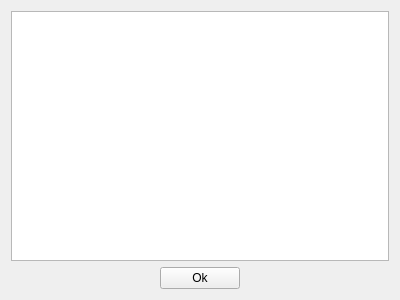
<?xml version="1.0" encoding="UTF-8"?>
<ui version="4.0">
 <class>CommentsWindow</class>
 <widget class="QWidget" name="CommentsWindow">
  <property name="geometry">
   <rect>
    <x>0</x>
    <y>0</y>
    <width>400</width>
    <height>300</height>
   </rect>
  </property>
  <property name="windowTitle">
   <string>Form</string>
  </property>
  <layout class="QVBoxLayout" name="verticalLayout">
   <item>
    <widget class="QListView" name="listView"/>
   </item>
   <item alignment="Qt::AlignHCenter">
    <widget class="QPushButton" name="pushButton">
     <property name="sizePolicy">
      <sizepolicy hsizetype="Fixed" vsizetype="Fixed">
       <horstretch>0</horstretch>
       <verstretch>0</verstretch>
      </sizepolicy>
     </property>
     <property name="text">
      <string>Ok</string>
     </property>
    </widget>
   </item>
  </layout>
 </widget>
 <resources/>
 <connections>
  <connection>
   <sender>pushButton</sender>
   <signal>clicked()</signal>
   <receiver>CommentsWindow</receiver>
   <slot>close()</slot>
   <hints>
    <hint type="sourcelabel">
     <x>213</x>
     <y>281</y>
    </hint>
    <hint type="destinationlabel">
     <x>518</x>
     <y>282</y>
    </hint>
   </hints>
  </connection>
 </connections>
</ui>
